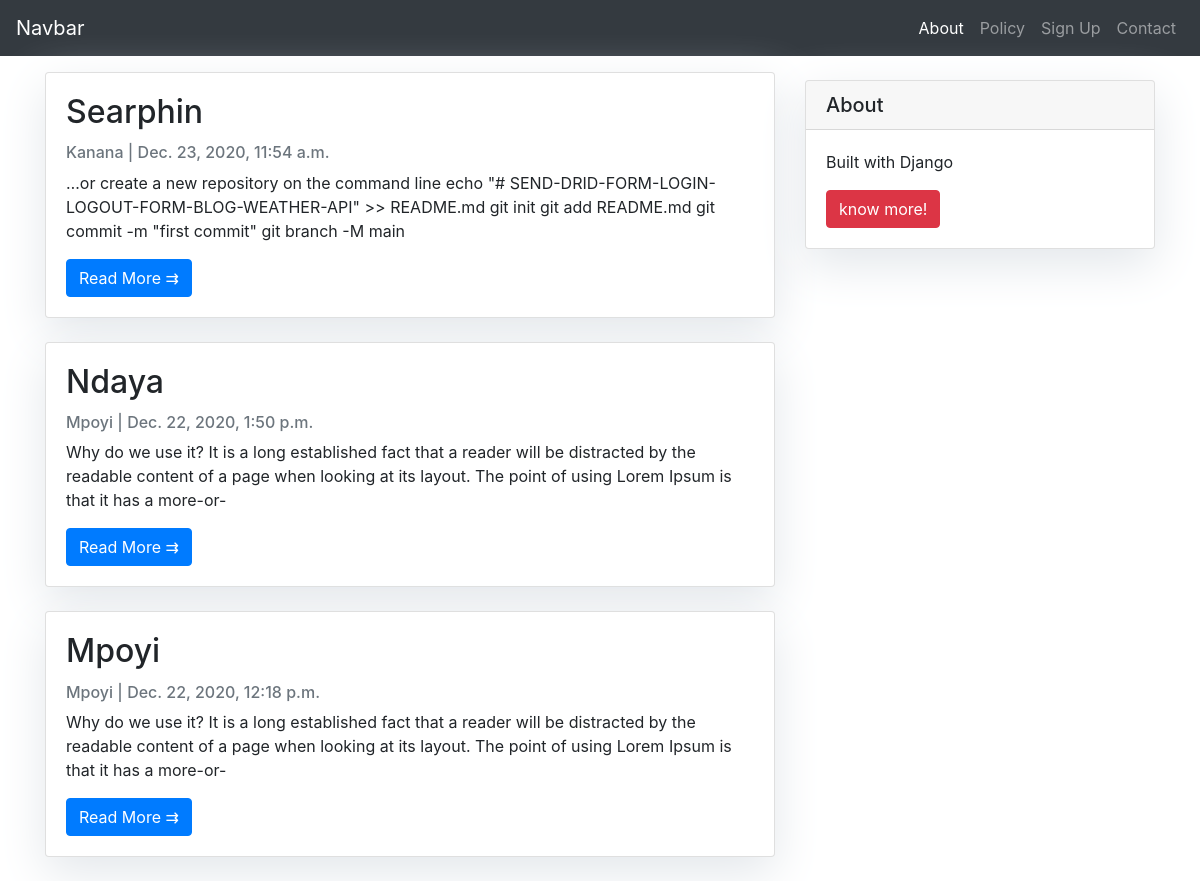
The page / on the database its author committed.
### blog/models.py (models this page shows, shortened)
class Post(models.Model):
    title = models.CharField(max_length=200, unique=True)
    slug = models.SlugField(max_length=200, unique=True)
    author = models.ForeignKey(User, on_delete=models.CASCADE, related_name="blog_posts")
    updated_on = models.DateTimeField(auto_now=True)
    created_on = models.DateTimeField(auto_now_add=True)
    status= models.IntegerField(choices=STATUS, default=0)
    content = models.TextField()
    class Meta:
        ordering = ['-created_on']

### blog/views.py (the view)
# urls.py: path('', PostList.as_view(), name="home"),
class PostList(generic.ListView):
    queryset = Post.objects.filter(status=1).order_by('-created_on')
    template_name = 'blog/index.html'

### blog/templates/blog/index.html
{% extends 'blog/base.html' %}
{% block content %}
    <div class="row">
        <div class="col-md mt-3 left">
            {% for post in post_list %}
            <div class="card mb-4">
                <div class="card-body">
                    <h2 class="card-title">{{post.title}}</h2>
                    <p class="card-text text-muted h6">{{post.author}} | {{post.created_on}}</p>
                    <p class="card-text">{{post.content|slice:':200'}}</p>
                    <a href="{% url 'post_detail' post.slug %}" class="btn btn-primary">Read More &rrarr;</a>
                </div>
            </div>
            {% endfor %}
        </div>
        {% block sidebar %} {% include 'blog/sidebar.html' %} {% endblock sidebar %}
    </div>
{% endblock content %}

### blog/templates/blog/base.html (shortened to what this page needs)
<!DOCTYPE html>
<html lang="en">
<head>
    <link rel="stylesheet" href="https://maxcdn.bootstrapcdn.com/bootstrap/4.0.0/css/bootstrap.min.css">
</head>
<body>
    {% include "blog/navbar.html" %}
    <div class="container">
    {% block content %}
    {% endblock content %}
    </div>
</body>
</html>

### blog/templates/blog/navbar.html (shortened to what this page needs)
{% block content %}
        <nav class="navbar navbar-expand-lg bg-dark navbar-dark">
            <a href="#" class="navbar-brand">Navbar</a>
            <div class="collapse navbar-collapse" id="myNavbar">
                <ul class="navbar-nav ml-auto">
                    <li class="nav-item active">
                        <a class=" nav-link" href="#">About</a>
                    </li>
                    <li class="nav-item">
                        <a class=" nav-link" href="#">Policy</a>
                    </li>
                    {% if user.is_authenticated %}
                    <li class="nav-item ">
                        <a class=" nav-link font-weight-bold" href="{% url 'logout' %}">Logout</a>
                    </li>
                    {% else %}
                    <li class="nav-item">
                        <a class=" nav-link" href="{% url 'signup' %}">Sign Up</a>
                    </li>
                    {% endif %}
                    <li class="nav-item">
                        <a class=" nav-link" href="{% url 'contact' %}">Contact</a>
                    </li>
                </ul>
            </div>
        </nav>
{% endblock content %}

### blog/templates/blog/sidebar.html (shortened to what this page needs)
{% block sidebar %}
<div class="col-md-4 float-right">
    <div class="card my-4">
        <h5 class="card-header">About</h5>
        <div class="card-body">
            <p class="card-text">Built with Django</p>
            <a href="https://facebook.com" class="btn btn-danger"> know more!</a>
        </div>
    </div>
</div>
{% endblock sidebar %}

### blog/templates/blog/sidebar.html (style rules this page uses)
.card { box-shadow: 0 16px 48px #E3E7EB; }

### rows shown on the page
Post: title "Searphin", author "Kanana", created_on "Dec. 23, 2020, 11:54 a.m.", content "…or create a new repository on the command line echo \"# SEND-DRID-FORM-LOGIN-LOGOUT-FORM-BLOG-WEATHER-API\" >> README.md git init git add README.md git commit -m \"first commit\" git branch -M main"
Post: title "Ndaya", author "Mpoyi", created_on "Dec. 22, 2020, 1:50 p.m.", content "Why do we use it? It is a long established fact that a reader will be distracted by the readable content of a page when looking at its layout. The point of using Lorem Ipsum is that it has a more-or-"
Post: title "Mpoyi", author "Mpoyi", created_on "Dec. 22, 2020, 12:18 p.m.", content "Why do we use it? It is a long established fact that a reader will be distracted by the readable content of a page when looking at its layout. The point of using Lorem Ipsum is that it has a more-or-"
